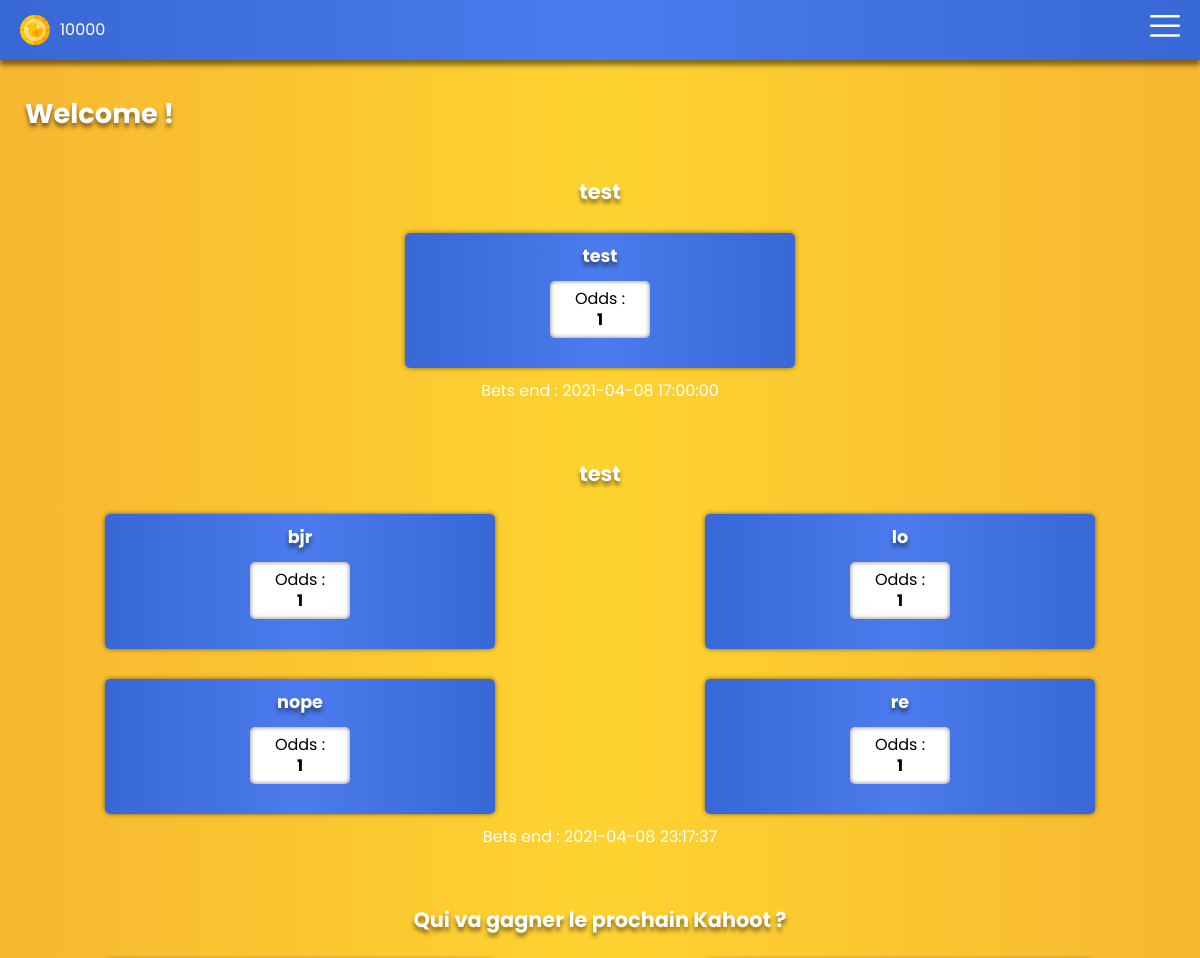
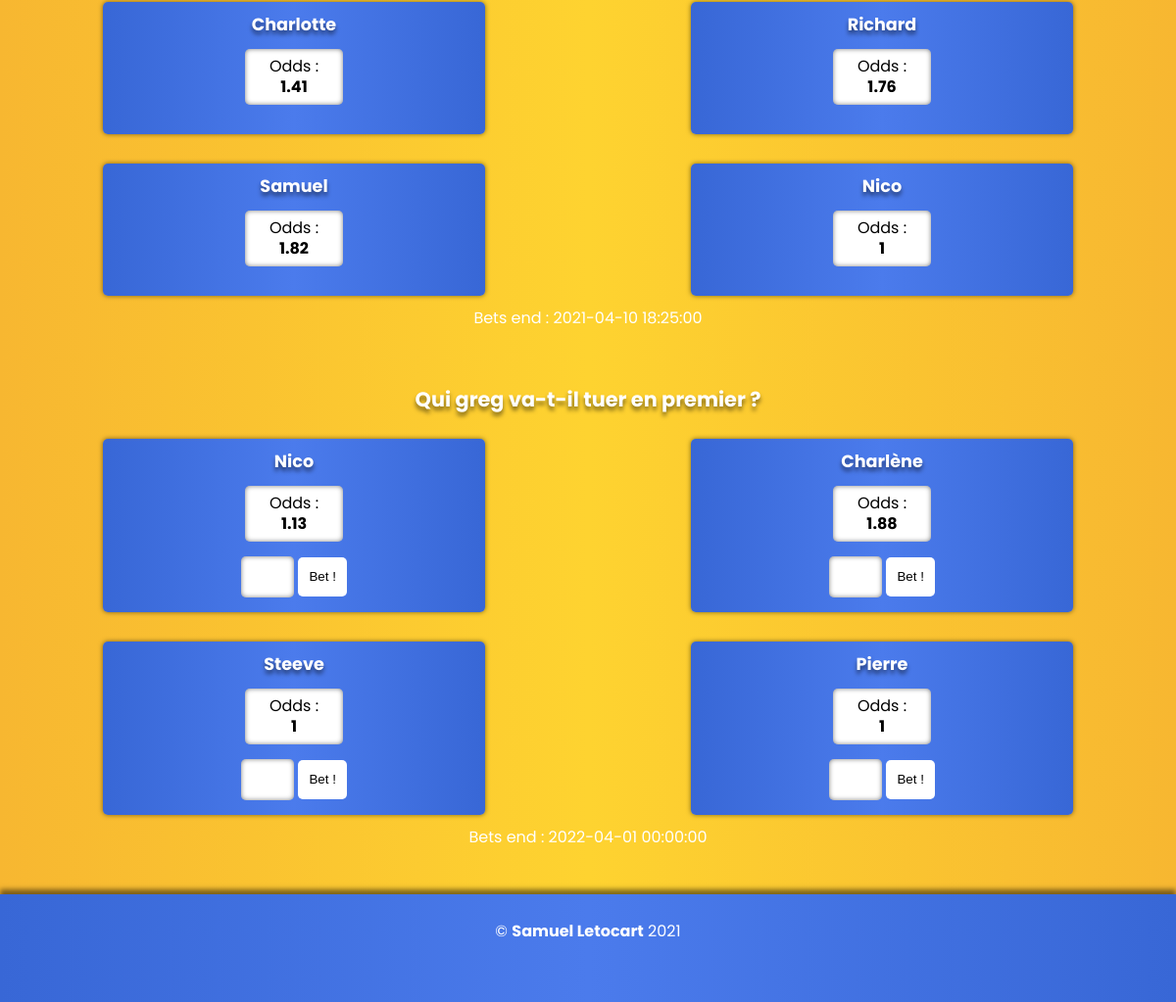
The page / (signed in) on the database its author committed (2 pictures, top to bottom).
### tables this page shows
CREATE TABLE `bets` (
  `nameID` int(11) NOT NULL,
  `betName` varchar(255) NOT NULL,
  `betChoices` varchar(255) NOT NULL,
  `betFinalDate` datetime NOT NULL,
  `betFinalResult` varchar(255) DEFAULT NULL
);

### src/controller/homeController.php (called while the page is built, shortened)
<?php
require_once('model/betsManager.php');
class HomeController
{
    function render()
    {
        $view = './view/connectView.php';
        if (isset($_SESSION['auth']) && $_SESSION['auth'] === true) {
            $view = './view/homeView.php';
            $bets = new BetsManager();
            $getBets = $bets->getBets();
            $displayBets = $bets->getBets();
        }
        require $view;
    }
}

### src/index.php (called while the page is built, shortened)
<?php
require 'controller/homeController.php';
$controller = new HomeController();
$view = $controller->render();

### src/model/betsManager.php (called while the page is built, shortened)
<?php
class BetsManager extends ConnectDB
{
    function getBets()
    {
        $db = $this->connect();
        $result = $db->prepare("SELECT *
            FROM bets
            ORDER BY betFinalDate");
        $result->execute();
        return $result;
    }
}

### src/view/homeView.php (the view, shortened to what this page needs)
<?php include 'includes/header.php' ?>
<main>
    <h2>Welcome !</h2>
    <?php foreach ($displayBets as $bet) :; ?>
        <section class="homeBets">
            <h3><?= $bet['betName']; ?></h3>
            <div class="allOdds">
                <?php foreach (${'odds' . $bet['nameID']} as $choice => $odds) :; ?>
                    <article>
                        <h4><?= $choice; ?></h4>
                        <div class="odds">
                            <p>Odds :</p>
                            <p><?= $odds ?></p>
                        </div>
                        <?php if (strtotime(date('Y-m-d H:i:s')) < strtotime($bet['betFinalDate'])) : ?>
                            <form action="index.php" method="post">
                                <input type="number" name="betCoins" min="0" max="<?= $_SESSION['userCoins']; ?>">
                                <input type="submit" value="Bet !">
                            </form>
                        <?php endif ?>
                    </article>
                <?php endforeach ?>
            </div>
            <p>Bets end : <?= $bet['betFinalDate']; ?></p>
        </section>
    <?php endforeach ?>
</main>
<?php include 'includes/footer.php' ?>

### src/view/includes/header.php (shortened to what this page needs)
<!DOCTYPE html>
<html lang="en">
<head>
    <link rel="stylesheet" href="/content/css/style.css">
</head>
<body>
    <div class="footerContent">
        <header>
            <div class="header">
                <div class="userCoins">
                    <img src="./content/img/duckCoin.svg" alt="" height="30px">
                    <p><?= $_SESSION['userCoins'] ?></p>
                </div>
                <img class="menuLogo" src="./content/img/menu.svg" alt="">
            </div>
        </header>

### src/view/includes/footer.php (shortened to what this page needs)
</div>
<footer>
    <p>
        &copy; <a href="https://discordapp.com/users/300331841947435026/">Samuel Letocart</a> <?= date('Y') ?>
    </p>
</footer>
</body>
</html>

### rows shown on the page
bets: betName "test", choice "test", nameID "1", betFinalDate "2021-04-08 17:00:00"
bets: betName "test", choice "bjr", choice "lo", choice "nope", choice "re", betFinalDate "2021-04-08 23:17:37"
bets: nameID "1", betName "Qui va gagner le prochain Kahoot ?", choice "Charlotte", nameID "1.41", choice "Richard", nameID "1.76", choice "Samuel", nameID "1.82", choice "Nico", betFinalDate "2021-04-10 18:25:00"
bets: betName "Qui greg va-t-il tuer en premier ?", choice "Nico", nameID "1.13", choice "Charlène", nameID "1.88", choice "Steeve", nameID "1", choice "Pierre", betFinalDate "2022-04-01 00:00:00"

### other values the page prints
$_SESSION['userCoins'] "10000"
